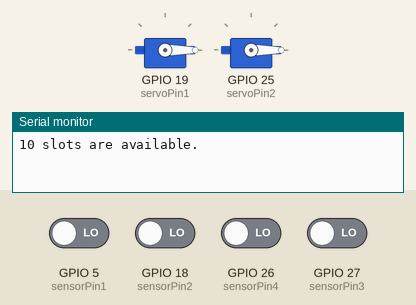
Simulated run of this sketch. Board: ESP32. Shown: 2 × servo, the last lines printed to the serial monitor. The test bench sets the inputs (shaded band); at power-on: GPIO 5 (sensorPin1), GPIO 18 (sensorPin2), GPIO 26 (sensorPin4), GPIO 27 (sensorPin3) LOW.

Above: at 1.2 s.
1.3 s: GPIO 5 (sensorPin1) driven HIGH
At 2.1 s:
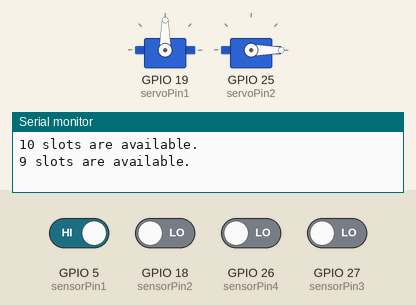
2.8 s: GPIO 27 (sensorPin3) driven HIGH
At 3.7 s:
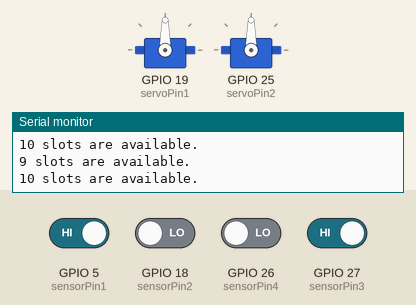
4.9 s: GPIO 18 (sensorPin2) driven HIGH
At 6.5 s:
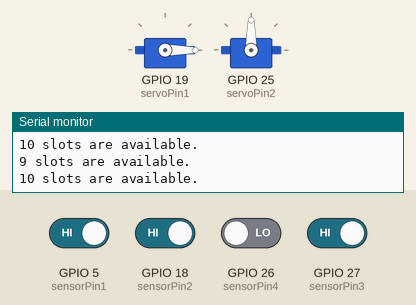
7.0 s: GPIO 26 (sensorPin4) driven HIGH
At 8.1 s:
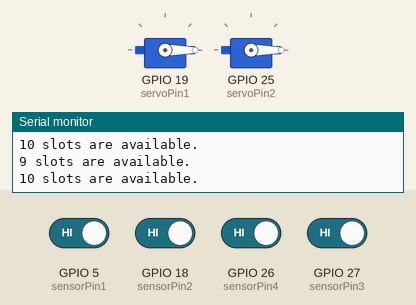
Timing chart, 0 to 10.0 s (numbered marks = the images above; inputs shaded):
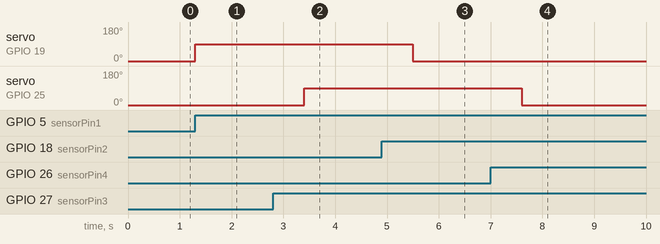

The sketch:

CODE.ino.ino
```cpp
#include <ESP32Servo.h>

const int sensorPin1 = 5;
const int sensorPin2 = 18;
const int sensorPin3 = 27;
const int sensorPin4 = 26;

Servo servo1;
Servo servo2;

const int servoPin1 = 19;
const int servoPin2 = 25;

int occupiedSlots = 0;
const int maxSlots = 10;

bool sensor1Triggered = false;
bool sensor2Triggered = false;
bool sensor3Triggered = false;
bool sensor4Triggered = false;

void setup() {
    Serial.begin(115200);

    servo1.attach(servoPin1);
    servo2.attach(servoPin2);

    pinMode(sensorPin1, INPUT);
    pinMode(sensorPin2, INPUT);
    pinMode(sensorPin3, INPUT);
    pinMode(sensorPin4, INPUT);

    servo1.write(0);
    servo2.write(0);

    Serial.println("10 slots are available.");
}

void loop() {

    int sensorValue1 = digitalRead(sensorPin1);
    int sensorValue2 = digitalRead(sensorPin2);
    int sensorValue3 = digitalRead(sensorPin3);
    int sensorValue4 = digitalRead(sensorPin4);

    // Vehicle Entry Detection
    if (sensorValue1 == HIGH && !sensor1Triggered) {

        sensor1Triggered = true;

        if (occupiedSlots < maxSlots) {
            servo1.write(90);
            occupiedSlots++;

            Serial.println(String(maxSlots - occupiedSlots) + " slots are available.");
        } else {
            Serial.println("Vehicle detected - All slots are full");
        }

        delay(2000);

    } else if (sensorValue1 == LOW) {
        sensor1Triggered = false;
    }

    // Entry Gate Close
    if (sensorValue2 == HIGH && !sensor2Triggered) {

        sensor2Triggered = true;

        servo1.write(0);

        delay(2000);

    } else if (sensorValue2 == LOW) {
        sensor2Triggered = false;
    }

    // Vehicle Exit Detection
    if (sensorValue3 == HIGH && !sensor3Triggered) {

        sensor3Triggered = true;

        if (occupiedSlots > 0) {

            servo2.write(90);

            occupiedSlots--;

            Serial.println(String(maxSlots - occupiedSlots) + " slots are available.");

        } else {

            Serial.println("Vehicle detected - All slots are empty");
        }

        delay(2000);

    } else if (sensorValue3 == LOW) {

        sensor3Triggered = false;
    }

    // Exit Gate Close
    if (sensorValue4 == HIGH && !sensor4Triggered) {

        sensor4Triggered = true;

        servo2.write(0);

        delay(2000);

    } else if (sensorValue4 == LOW) {

        sensor4Triggered = false;
    }

    delay(100);
}
```

Measured:
- after the input at 1.3 s, servo on GPIO 19 (servoPin1): 0° → 90° at once
- after the input at 2.8 s, servo on GPIO 25 (servoPin2): 0° → 90° after 0.60 s
- after the input at 4.9 s, servo on GPIO 19 (servoPin1): 90° → 0° after 0.60 s
- after the input at 7.0 s, servo on GPIO 25 (servoPin2): 90° → 0° after 0.60 s
